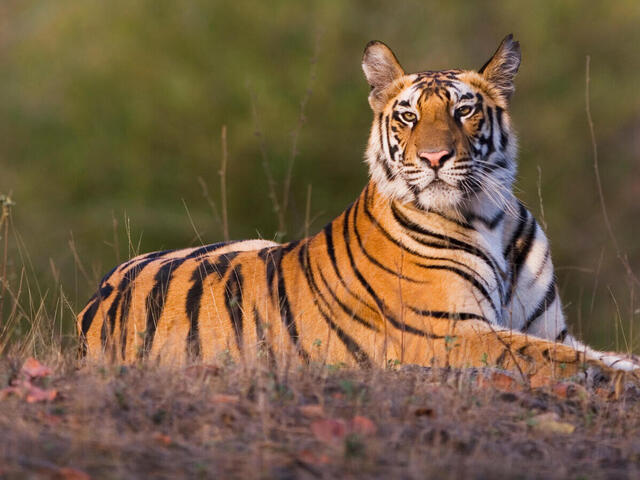
//> input picture tiger.jpg, 640 x 480 px
$ ./Test   (built with g++ and OpenCV 4)
//> lines starting //> are read from the running program, lines starting //| are printed output that depends on the picture
#include <opencv2/opencv.hpp>
#include <opencv2/imgproc.hpp>
#include <opencv2/highgui.hpp>
#include <iostream>
#include <cmath>
#include <random>

using namespace cv;
using namespace std;


void showImage(const Mat& image, const string& title) {
    Mat display;
    image.convertTo(display, CV_8U, 255.0);
    imshow(title, display);
    waitKey(0);
}

Mat sharpenImage(const Mat& src) {
    Mat result = src.clone();

    float kernel[3][3] = { { 0, -0.0625,  0 },
                           { -0.0625, 1.25, -0.0625 },
                           { 0, -0.0625,  0 } };

    for (int y = 1; y < src.rows - 1; y++) {
        for (int x = 1; x < src.cols - 1; x++) {
            Vec3f newPixel = Vec3f(0, 0, 0);
            for (int i = -1; i <= 1; i++) {
                for (int j = -1; j <= 1; j++) {
                    Vec3f neighborPixel = src.at<Vec3f>(y + i, x + j);
                    newPixel += neighborPixel * kernel[i + 1][j + 1];
                }
            }
            result.at<Vec3f>(y, x) = newPixel;
        }
    }
    return result;
}

Mat adjustBrightnessContrast(const Mat& src, double alpha, double beta) {
    Mat result = src.clone();
    for (int y = 0; y < src.rows; y++) {
        for (int x = 0; x < src.cols; x++) {
            Vec3f pixel = src.at<Vec3f>(y, x);
            for (int c = 0; c < 3; c++) {
                pixel[c] = saturate_cast<float>(alpha * pixel[c] + beta);
            }
            result.at<Vec3f>(y, x) = pixel;
        }
    }
    return result;
}

Mat adjustSaturation(const Mat& src, double saturationFactor) {
    Mat result = src.clone();

    for (int y = 0; y < src.rows; y++) {
        for (int x = 0; x < src.cols; x++) {
            Vec3f pixel = src.at<Vec3f>(y, x);
            float maxVal = max({ pixel[0], pixel[1], pixel[2] });
            for (int c = 0; c < 3; c++) {
                pixel[c] = saturate_cast<float>(pixel[c] + (maxVal - pixel[c]) * saturationFactor);
            }
            result.at<Vec3f>(y, x) = pixel;
        }
    }
    return result;
}

int main() {
    string imagePath = "C:/Git/CPE 462 Project/tiger.jpg";
    //string imagePath = "C:\Git\CPE 462 Project\18609_1.png";
    Mat original = imread(imagePath, IMREAD_COLOR);
//> original is the input picture: 480 rows x 640 cols, CV_8UC3; mean B, G, R 67.7, 94.4, 118.1
    if (original.empty()) {
        cerr << "Failed to load image!" << endl;
        return -1;
    }

    original.convertTo(original, CV_32F, 1.0 / 255.0);
//> original: 480 rows x 640 cols, CV_32FC3
    showImage(original, "Original Image");

    double saturationFactor = -0.5; // Increase saturation by 5%
    Mat saturated = adjustSaturation(original, saturationFactor);
//> after the loop in adjustSaturation, `for (int y = 0; y < src.rows; y++)`:
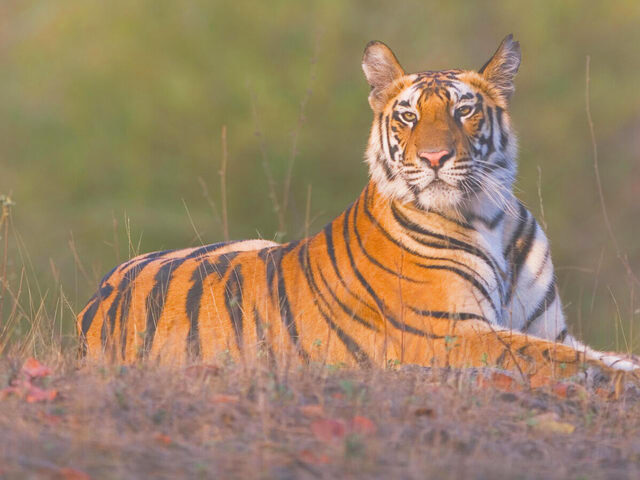
//> result: 480 rows x 640 cols, CV_32FC3; mean B, G, R 0.165, 0.323, 0.462; drawn with min black and max white
    showImage(saturated, "Saturation Adjusted");
//> call 2 of showImage, with title = "Saturation Adjusted"
//> in showImage (call 2), `image.convertTo(display, CV_8U, 255.0);`:
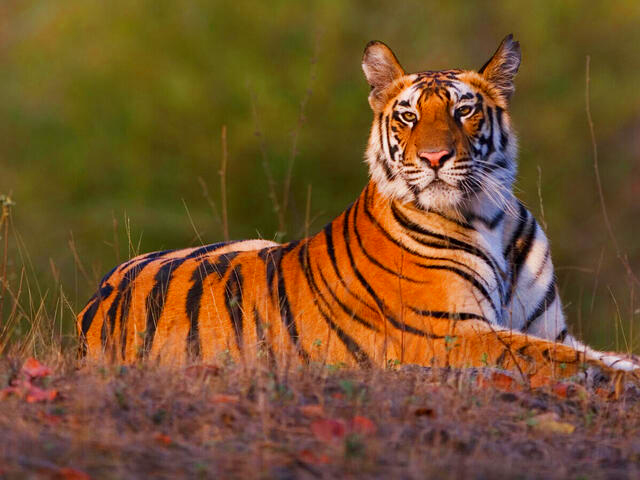
//> display: 480 rows x 640 cols, CV_8UC3; mean B, G, R 43.5, 82.4, 117.8

    double alpha = 1.05; // Contrast control
    double beta = 0.1;  // Brightness control
    Mat brightnessContrastAdjusted = adjustBrightnessContrast(saturated, alpha, beta);
    showImage(brightnessContrastAdjusted, "Brightness & Contrast Adjusted");
//> call 3 of showImage, with title = "Brightness & Contrast Adjusted"
//> in showImage (call 3), `image.convertTo(display, CV_8U, 255.0);`:
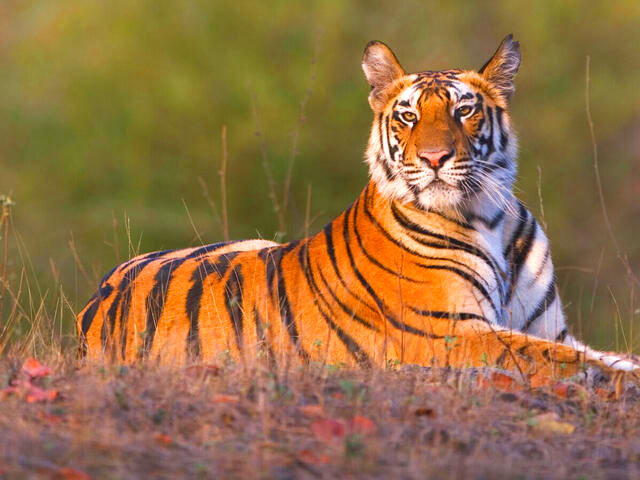
//> display: 480 rows x 640 cols, CV_8UC3; mean B, G, R 70.2, 111.9, 148.4

    Mat sharpened = sharpenImage(brightnessContrastAdjusted);
    showImage(sharpened, "Sharpened Image");

    Mat enhanced = sharpened.clone();
    showImage(enhanced, "Final Enhanced Image");

    return 0;
}
